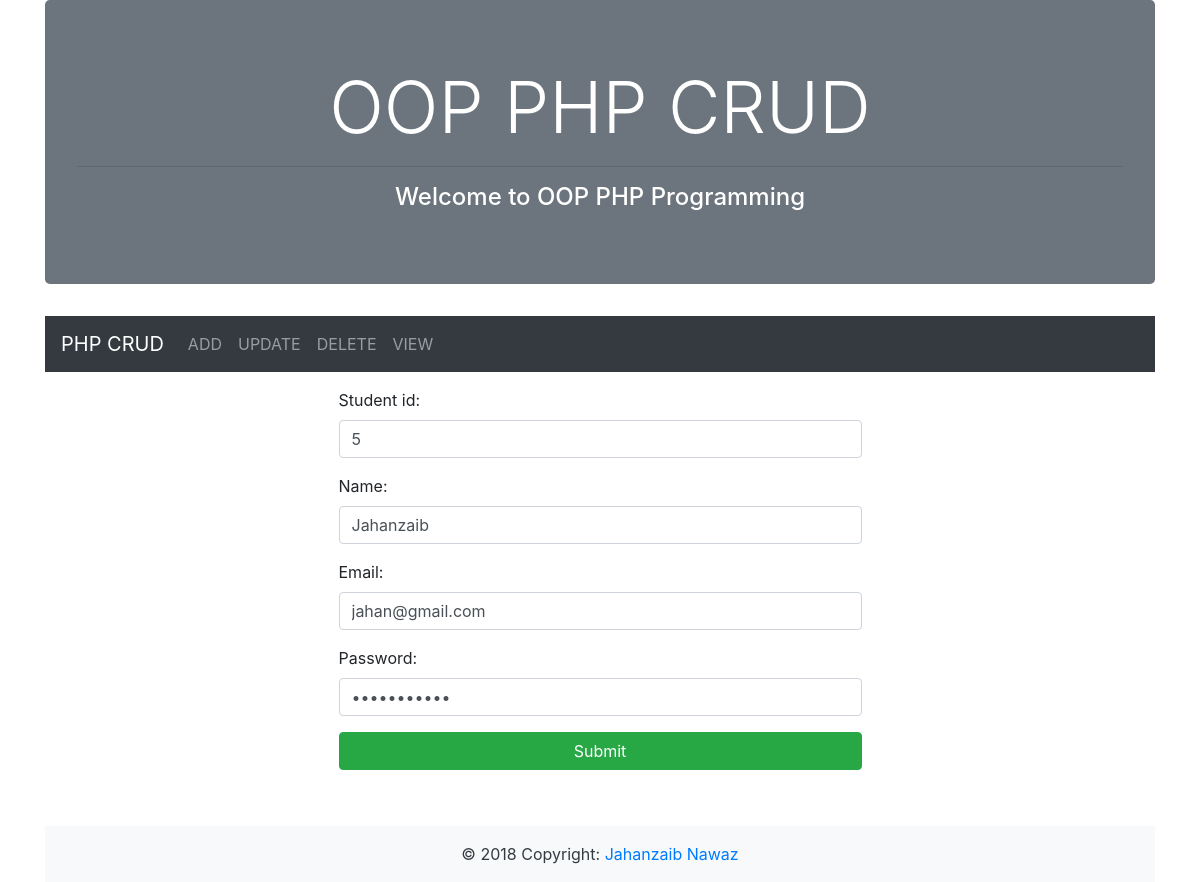
Page /update.php?upd=5 on the committed database.
### tables this page shows
CREATE TABLE `student` (
  `id` int(11) NOT NULL,
  `stdname` varchar(20) NOT NULL,
  `stdemail` varchar(25) NOT NULL,
  `stdpass` varchar(20) NOT NULL
);

### con.php (called while the page is built, shortened)
<?php
Class Database{
public $host =  "localhost";
public $user = "root";
public $pswd = "";
public $dbase = "bsse";
public $conn;
public function connectDB(){
	$this->conn = new mysqli($this->host, $this->user, $this->pswd, $this->dbase);
}
public function select($query)
{
	$result = $this->conn->query($query) or die( $this->conn->error.__LINE__);
	if ($result->num_rows >0) {
		return $result;
	} else {
		return false;
	}
}
}
?>

### student.php (called while the page is built, shortened)
<?php
include_once 'con.php';
class Student
{
	public $db;
	function __construct()
	{
		$this->db = new Database();
	}
	public function getforupdate($id)
	{
		$query = "SELECT * FROM student WHERE id = '$id'";
		$result = $this->db->select($query);
		return $result;
	}
}
?>

### update.php (the view, shortened to what this page needs)
<?php include_once 'header.php' ?>
<div class="row">
	<div class="col">
		<div class="w-50 mx-auto p-3 bg-lights">
			<?php
				include_once 'student.php';
				$std = new Student();
			 ?>
			 <?php
			 	if (isset($_GET['upd'])) {
					$upd_id = $_GET['upd'];
					$get = $std->getforupdate($upd_id);
					if ($get) {
						while ( $row = $get->fetch_assoc()) { ?>
						<form action="" method="post">
							<div class="form-group">
								<label>Student id:</label>
								<input type="text" name="id" class="form-control" value="<?php echo $row['id']; ?>" />
							</div>
							<div class="form-group">
								<label>Name:</label>
								<input type="text" name="name" class="form-control" value="<?php echo $row['stdname']; ?>" />
							</div>
							<div class="form-group">
								<label>Email:</label>
								<input type="email" name="email" class="form-control" value="<?php echo $row['stdemail']; ?>" />
							</div>
							<div class="form-group">
								<label>Password:</label>
								<input type="password" name="pass" class="form-control" value="<?php echo $row['stdpass']; ?>" />
							</div>
							<div class="form-group">
								<input type="submit" name="update" class="btn btn-success btn-block" />
							</div>
						</form>
					<?php	}
					}
				}
			  ?>
		</div>
	</div>
</div>
<?php include_once 'footer.php' ?>

### rows in the picture
student: id "5", name "Jahanzaib", email "jahan@gmail.com"
